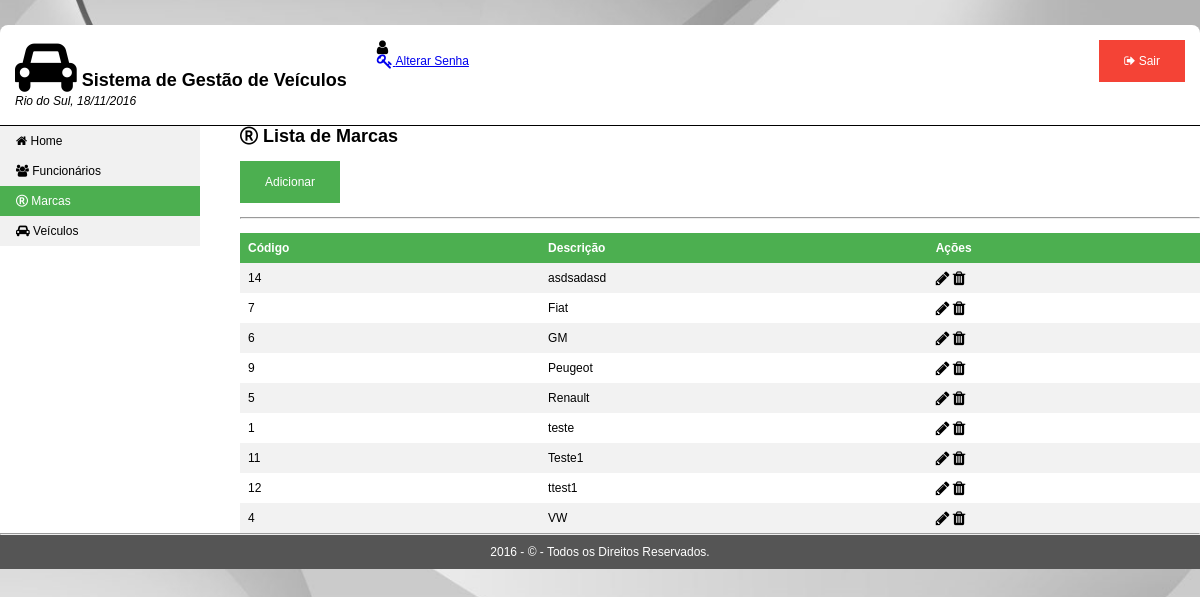
Page /principal.php?pg=marcas (signed in) on the earlier database version.
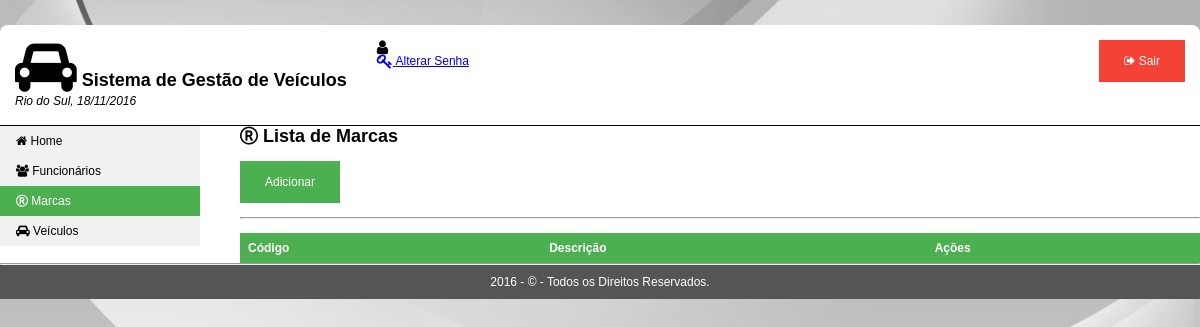
Same page on the later database version.
### tables this page shows
CREATE TABLE IF NOT EXISTS `marca` (
  `id` int(11) NOT NULL,
  `descricao` varchar(255) NOT NULL
);

### dao/DaoMarca.php (called while the page is built, shortened)
<?php
require_once 'Conexao.php';
class DaoMarca {
    public static $instance;
    public static function getInstance() {
        if (!isset(self::$instance))
            self::$instance = new DaoMarca();
        return self::$instance;
    }
    public function listar() {
        $sql = "SELECT * FROM marca ORDER BY descricao";
        $p_sql = Conexao::getInstance()->prepare($sql);
        $p_sql->execute();
        return $p_sql->fetchAll(PDO::FETCH_ASSOC);
    }
}

### dao/Conexao.php (called while the page is built, shortened)
<?php
class Conexao {
    public static $instance;
    public static function getInstance() {
        if(!isset(self::$instance)) {
            self::$instance = new PDO("mysql:host=127.0.0.1;"
            . "dbname=demo",  "root",  "");
        }
        return self::$instance;
    }
}

### marcas.php (the view)
<div class="box_titulo_interno">
    <H2><i class="fa fa-registered fa-1x"></i> Lista de Marcas</H2>
</div>
<br>
<div class="box_link">
    <a href="?pg=addMarca">Adicionar</a>
</div>
<br>
<hr>
<br>
<?php
require_once 'dao/DaoMarca.php';
$DaoMarca = DaoMarca::getInstance();
$dados = $DaoMarca->listar();
?>
<table>
    <tr>
        <th>Código</th>
        <th>Descrição</th>
        <th>Ações</th>
    </tr>
    <?php
    foreach ($dados as $row) {
        $id = $row["id"];
        echo "<tr>";
        echo "<td>" . $row["id"] . "</td>";
        echo "<td>" . $row["descricao"] . "</td>";
        echo "<td><a href='?pg=editMarca&id=$id' title='Editar'><i class='fa fa-pencil fa-lg'></i></a>"
        . " <a href='?pg=delMarca&id=$id' title='Excluir' onclick='return confirm(\"Deseja excluir?\")'><i class='fa fa-trash fa-lg'></i></a></td>";
        echo "</tr>";
    }
    ?>
</table>

### principal.php (shortened to what this page needs)
<!DOCTYPE html>
<html>
    <head>
        <link rel="stylesheet" href="https://cdnjs.cloudflare.com/ajax/libs/font-awesome/4.6.3/css/font-awesome.min.css">
        <link rel="stylesheet" href="css/estilo_principal.css" type="text/css" media="all"/>
    </head>
    <body>
        <div id="container">
            <div id="header">
                <div class="titulo">
                    <h2><i class="fa fa-car fa-3x"></i> Sistema de Gestão de Veículos</h2>
                    <span>Rio do Sul, <?= Date("d/m/Y");?></span><br>
                </div>
                <div class="titulo">
                    <span><i class="fa fa-user fa-lg"></i> <?=$_SESSION["nome"];?></span><br/>
                    <a href="?pg=editSenha&id=<?=$_SESSION["id"]?>"><i class="fa fa-key fa-lg"></i> Alterar Senha</a>
                </div>
                <div class="sair">
                    <a href="logout.php"><i class="fa fa-sign-out fa-1x"></i> Sair</a><br/>
                </div>
            </div>
            <div id="content">
                <div id="menu">
                    <ul>
                        <li><a href="?pg=home" <?=(@$_GET["pg"]=="home"||empty($_GET["pg"]))?"class='active'":""; ?>><i class="fa fa-home fa-1x"></i> Home</a></li>
                        <li><a href="?pg=funcionarios" <?=(@$_GET["pg"]=="funcionarios")?"class='active'":""; ?>><i class="fa fa-users fa-1x"></i> Funcionários</a></li>
                        <li><a href="?pg=marcas" <?=(@$_GET["pg"]=="marcas")?"class='active'":""; ?>><i class="fa fa-registered fa-1x"></i> Marcas</a></li>
                        <li><a href="?pg=veiculos" <?=(@$_GET["pg"]=="veiculos")?"class='active'":""; ?>><i class="fa fa-car fa-1x"></i> Veículos</a></li>
                    </ul>
                </div>
                <div id="content-main">
                    <div>
                        <?php
                        @$pg = $_GET["pg"];
                        if (isset($pg)) {
                            include_once $pg . '.php';
                        } else {
                            include_once 'home.php';
                        }
                        ?>
                    </div>
                </div>
            </div>
            <div id="footer">
                <hr>
                <p>2016 - &copy - Todos os Direitos Reservados.</p>
            </div>
        </div>
    </body>
</html>

### css/estilo_principal.css (style rules this page uses)
* { margin: 0; padding: 0; }
body { font-family: Arial, Helvetica, sans-serif; font-size: 12px; background-image: url("../img/bg.jpg"); background-repeat: no-repeat; background-attachment: fixed; background-position: center; background-size: cover; }
#container { width: 1200px; margin: 25px auto; background-color: #fff; border-radius: 8px; }
#header { width: 100%; height: 100px; border-bottom: 1px solid; }
.titulo { padding: 15px; float: left; }
.titulo span { font-style: italic; }
.sair { padding: 15px; float: right; }
.sair a:link, a:visited { background-color: #f44336; color: white; padding: 14px 25px; text-align: center; text-decoration: none; display: inline-block; }
#footer { text-align: center; width: 100%; clear: both; background-color: #555; }
#footer p { padding: 10px; color:#fff; }
#content { width: 100%; }
#content #menu { width: 20%; float: left; }
#content #menu ul { list-style-type: none; margin: 0; padding: 0; width: 200px; background-color: #f1f1f1; text-align: left; }
#content #menu li a { display: block; color: #000; padding: 8px 16px; text-decoration: none; }
#content #menu li a.active { background-color: #4CAF50; color: white; }
#content #content-main { width: 80%; float: left; }
table { border-collapse: collapse; width: 100%; }
th, td { text-align: left; padding: 8px; }
th { background-color: #4CAF50; color: white; }
.box_titulo_interno { width: 100%; }
.box_link { width: 100%; }
.box_link a:link, a:visited { background-color: #4CAF50; color: white; padding: 14px 25px; text-align: center; text-decoration: none; display: inline-block; }
tr:nth-child(even) { background-color: #f2f2f2 }
table a { text-decoration: none; color: #000; }

Differences in the rows shown:
removed marca: id "14", descricao "asdsadasd"
removed marca: id "7", descricao "Fiat"
removed marca: id "6", descricao "GM"
removed marca: id "9", descricao "Peugeot"
removed marca: id "5", descricao "Renault"
removed marca: id "1", descricao "teste"
removed marca: id "11", descricao "Teste1"
removed marca: id "12", descricao "ttest1"
removed marca: id "4", descricao "VW"
